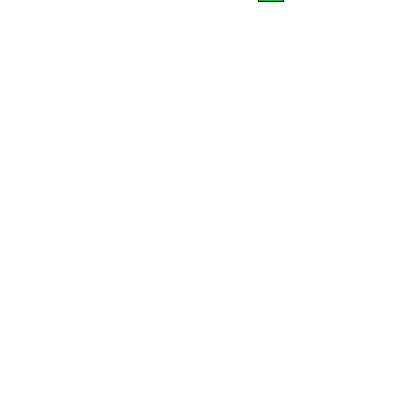
Frame 1 (no input)
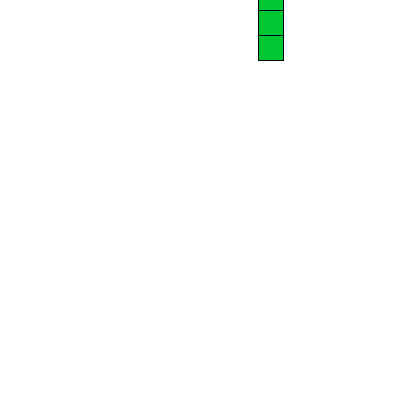
Frame 60 (the mouse pressed at the canvas centre just before this capture)
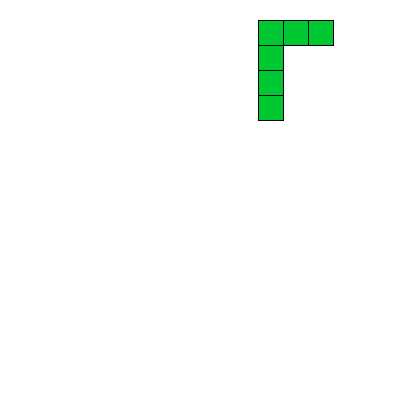
Frame 120 (the mouse held since frame 60 and released just before this capture)

The Processing sketch that drew these frames (run headless with seeded random() and noise(); from frame 60 on, the mouse is pressed at the canvas centre):

// Processing sketch: processing_148322
// ── processing_148322.pde

Green greensquares;

Blue bluesquares;

DarkBlue darkbluesquares;

Red redsquares;

int counter = 0;


void setup(){
  
  
  background(255);
  size(400,400);
  background(255);
  smooth();

greensquares = new Green(random(width),-100);
bluesquares=new Blue(random(width),-100);
darkbluesquares=new DarkBlue(random(width),-100);
redsquares=new Red (random(width),-100);

}
void draw(){
background(255);

println(counter);

greensquares.update();


greensquares.display(); 

  
if(counter == 2){           //when the counter is set to 1
  bluesquares.update();     //start updating the NEXT class (tempsquares in this case)
  bluesquares.display();
}


if(counter == 3){           //when the counter is set to 1
  darkbluesquares.update();     //start updating the NEXT class (tempsquares in this case)
  darkbluesquares.display();
}

  if(counter == 4){           //when the counter is set to 1
  redsquares.update();     //start updating the NEXT class (tempsquares in this case)
  redsquares.display();

  
 }

}

class Blue{
  
float xpos;
float ypos;
float sizx;
float sizy;

  Blue(float x, float y){
    xpos = x;
    ypos = y;
    sizx = 25;
    sizy = 25;
  }


void update(){
  
if(ypos >= (height-(sizx*2))){          //if ypos is greater than the height, minus it's length
ypos = height-(sizx*2);                 //THEN keep it there
counter = 3;                            //set counter to 2
}else{                                  //otherwise,
  ypos+=1;                              //it moves downward
  if(keyPressed && (key==CODED)){       //and checks for arrow key presses
  if(keyCode == LEFT){    
    xpos--;    
  }
  if(keyCode == RIGHT){    
    xpos++;    
  } 


}
}
}

void display(){
  
 
//blue blocks 

fill(0,0,255);
   
rect(xpos,ypos,sizx,sizy);

rect(xpos+sizx,ypos,sizx,sizy);

rect(xpos,ypos+sizy,sizx,sizy);

rect(xpos+(sizx),ypos+(sizy),sizx,sizy);


}



}

class DarkBlue{
  
float xpos;
float ypos;
float sizx;
float sizy;

  DarkBlue(float x, float y){
    xpos = x;
    ypos = y;
    sizx = 25;
    sizy = 25;
  }


void update(){
  
if(ypos >= (height-(sizx*5))){          //if ypos is greater than the height, minus it's length
ypos = height-(sizx*5);                 //THEN keep it there
counter = 4;                            //set counter to 2
}else{                                  //otherwise,
  ypos+=1;                              //it moves downward
  if(keyPressed && (key==CODED)){       //and checks for arrow key presses
  if(keyCode == LEFT){    
    xpos--;    
  }
  if(keyCode == RIGHT){    
    xpos++;    
  } 


  }
}
}


void display(){
  
 
//green blocks 

fill(0,200,200);
   
rect(xpos,ypos,sizx,sizy);

rect(xpos,ypos+sizy,sizx,sizy);

rect(xpos,ypos+(sizy*2),sizx,sizy);

rect(xpos,ypos+(sizy*3),sizx,sizy);

rect(xpos,ypos+(sizy*4),sizx,sizy);
}



}

class Green{
  
float xpos;
float ypos;
float sizx;
float sizy;

  Green(float x, float y){
    xpos = x;
    ypos = y;
    sizx = 25;
    sizy = 25;
  }


void update(){
  
  if(ypos >= (height-(sizx*4))){          //if ypos is greater than the height, minus it's length
ypos = height-(sizx*4);                 //THEN keep it there
counter = 2;                            //set counter to 2
}else{                                  //otherwise,
  ypos+=1;                              //it moves downward
  if(keyPressed && (key==CODED)){       //and checks for arrow key presses
  if(keyCode == LEFT){    
    xpos--;    
  }
  if(keyCode == RIGHT){    
    xpos++;    
  } 
}
  
}




}


void display(){
  
 
//green blocks 

fill(0,200,50);
   
rect(xpos,ypos,sizx,sizy);

rect(xpos+sizx,ypos,sizx,sizy);

rect(xpos+(sizx*2),ypos,sizx,sizy);

rect(xpos,ypos+sizy,sizx,sizy);

rect(xpos,ypos+(sizy*2),sizx,sizy);

rect(xpos,ypos+(sizy*3),sizx,sizy);
}



}



class Red{
  
float xpos;
float ypos;
float sizx;
float sizy;

  Red(float x, float y){
    xpos = x;
    ypos = y;
    sizx = 25;
    sizy = 25;
  }


void update(){
  
if(ypos >= (height-(sizx*1))){          //if ypos is greater than the height, minus it's length
ypos = height-(sizx*1);                 //THEN keep it there
counter = 5;                            //set counter to 2
}else{                                  //otherwise,
  ypos+=1;                              //it moves downward
  if(keyPressed && (key==CODED)){       //and checks for arrow key presses
  if(keyCode == LEFT){    
    xpos--;    
  }
  if(keyCode == RIGHT){    
    xpos++;    
  } 


}
}
}


void display(){
  
 
//red blocks 

fill(255,0,0);
   
rect(xpos,ypos,sizx,sizy);

rect(xpos+sizx,ypos,sizx,sizy);

rect(xpos+(sizx*2),ypos,sizx,sizy);

rect(xpos+(sizx*3),ypos,sizx,sizy);

rect(xpos+(sizx*4),ypos,sizx,sizy);


}



}
